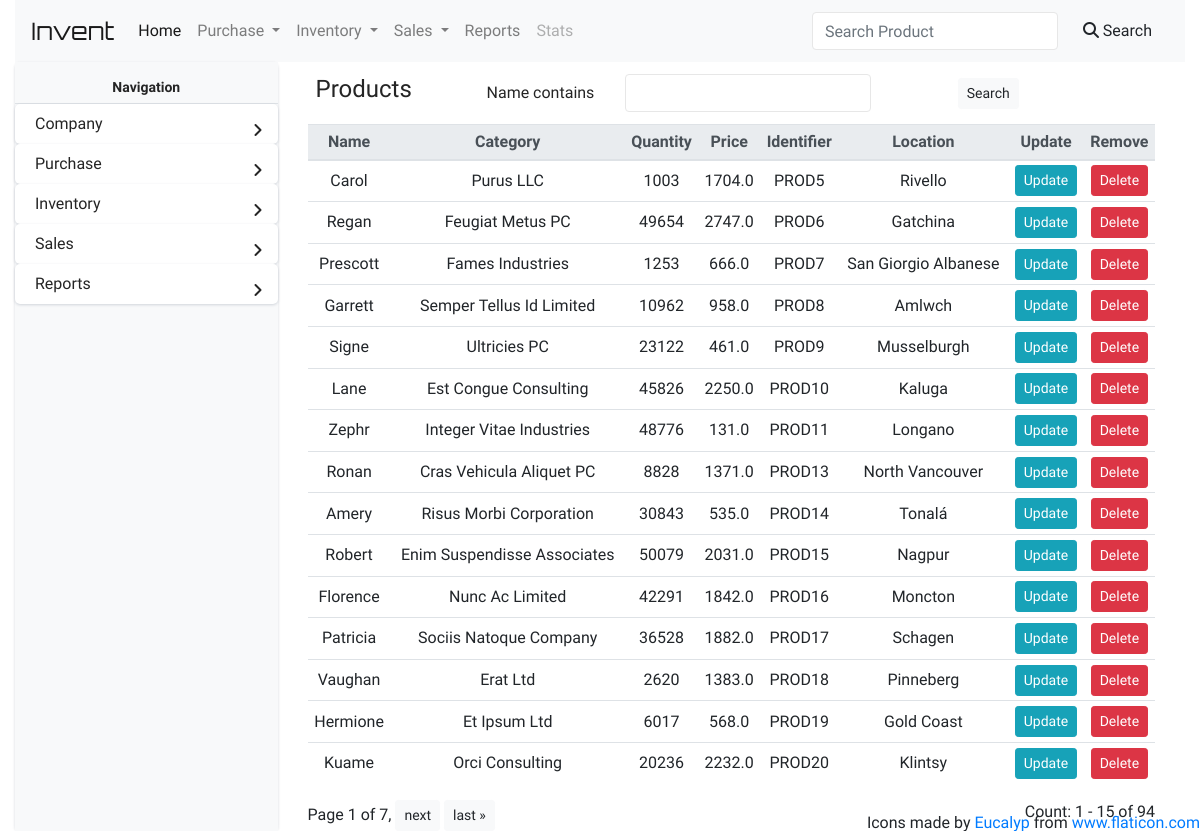
/products/, run on an earlier commit of the app's database.
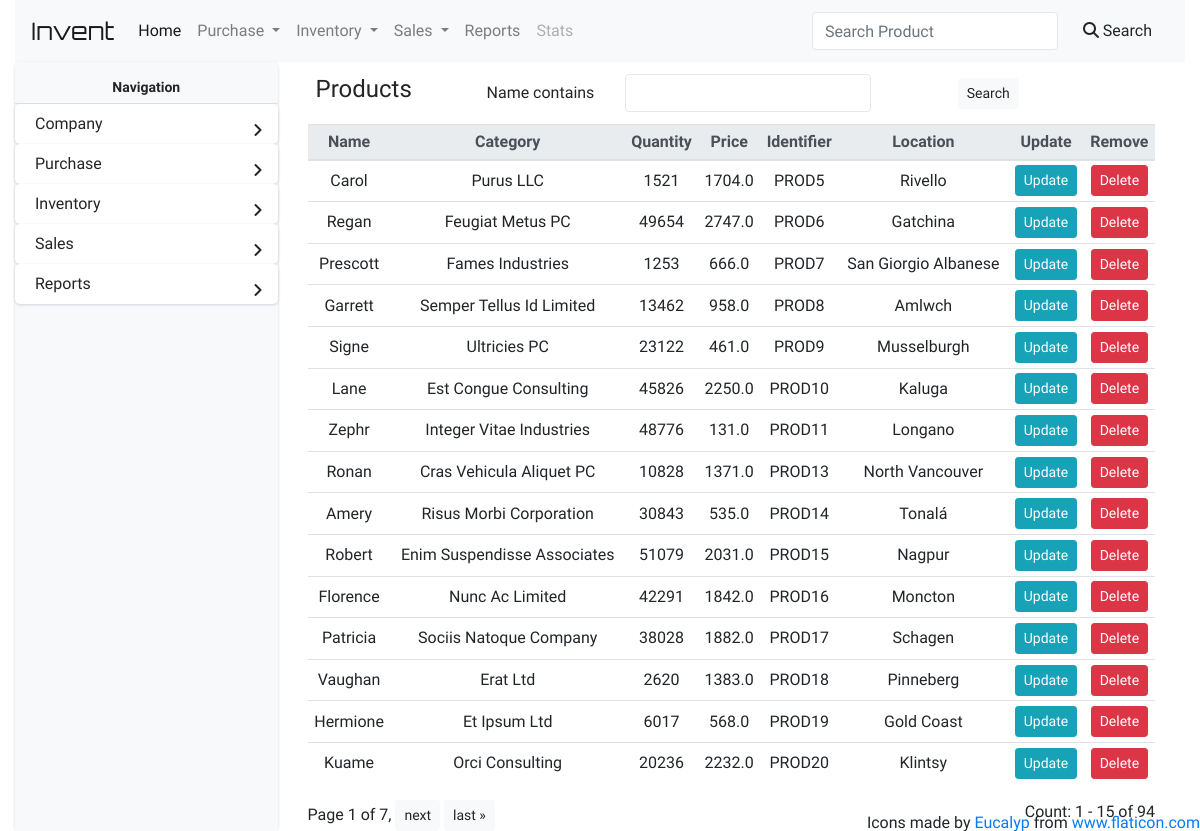
And on a later commit of the database.
### InvManage/models.py (models this page shows, shortened)
class Product(models.Model):
    name = models.CharField(max_length=100)
    category = models.CharField(max_length=100)
    item_type = models.CharField(max_length=100)
    description = models.TextField(null=True, blank=True)
    price = models.FloatField(null=True,blank=True)
    quantity = models.IntegerField(default=0,null=True)
    identifier = models.CharField(max_length=30,blank=False, null=True)
    location = models.CharField(max_length=100,blank=False, null=True)
    length = models.FloatField(null=True,blank=True)
    width = models.FloatField(null=True,blank=True)
    height = models.FloatField(null=True,blank=True)
    weight = models.FloatField(null=True,blank=True)
    discount = models.IntegerField(default=0)
    barcode = models.CharField(max_length=100,null=True,blank=True)
    expiry = models.DateTimeField(null=True, blank=True)
    image = models.ImageField(blank=True,upload_to='images/')

### InvManage/views.py (the view)
# urls.py: path('products/',display_products_view, name='products'),
def display_products_view(request):
	if request.method == 'GET':
		products = Product.objects.all()
		myFilter = ProductFilter(request.GET, queryset=products)
		products = myFilter.qs
		number_of_products = len(products)
		paginator = Paginator(products,15)
		page_number = request.GET.get('page')
		page_obj = paginator.get_page(page_number)
		return render(request, 'display/products.html',{'page_obj':page_obj,'myFilter':myFilter, 'n_prod': number_of_products})

### InvManage/templatetags/template_helpers.py (called while the page is built)
@register.simple_tag
def relative_url(value, field_name, urlencode=None):
    url = '?{}={}'.format(field_name, value)
    if urlencode:
        querystring = urlencode.split('&')
        filtered_querystring = filter(lambda p: p.split('=')[0] != field_name, querystring)
        encoded_querystring = '&'.join(filtered_querystring)
        url = '{}&{}'.format(url, encoded_querystring)
    return url

### InvManage/templates/display/products.html (shortened to what this page needs)
{% extends 'base.html' %}
{% load template_helpers %}
{% block title %}
  <div class="m-2">
    <div class="d-flex align-items-center row">
        <div class="">
          <h2 class="col-sm-6 mr-auto label-head">Products</h2>
        </div>
        <div class="col-sm-10">
          <form class="form-inline" id="productsFilterForm" action="" method="GET">
              <div class="col-sm-9">
              {% for field in myFilter.form %}
                <div class="form-group form-row m-1">
                    <div class="col-sm-4">
                        <label>{{ field.label }}</label>
                    </div>
                    <div class="col-sm-8">
                        {{ field }}
                    </div>
                </div>
              </div>
                {% endfor %}
                  <button class="btn btn-sm btn-light" type="submit">Search</button>
          </form>
        </div>
    </div>
  </div>
{% endblock title %}
{% block contents %}
    <table class="table table-sm">
        <thead class="thead-light">
        <tr>
            <th scope="col">Name</th>
            <th scope="col">Category</th>
            <th scope="col">Quantity</th>
            <th scope="col">Price</th>
            <th scope="col">Identifier</th>
            <th scope="col">Location</th>
            <th scope="col">Update</th>
            <th scope="col">Remove</th>
        </tr>
        </thead>
        <tbody>
            {% for product in page_obj %}
            <tr>
                <td class="product_name">{{ product.name }}</td>
                <td>{{ product.category }}</td>
                <td>{{ product.quantity }}</td>
                <td>{{ product.price }}</td>
                <td>{{ product.identifier }}</td>
                <td>{{ product.location }}</td>
                <td><a href="{% url 'update_product' product.id %}" class="btn btn-sm btn-info">Update</a></td>
                <td><a href="" class="btn btn-sm btn-danger" data-toggle="modal" data-target="#delModal" data-del_url="{% url 'delete_product' product.id %}" data-prod_name="{{ product.name }}" data-prod_id="{{ product.id }}">Delete</a></td>
            </tr>
            {% endfor %}
        </tbody>
    </table>
    <div class="d-flex">
      <div class="pagination mr-auto">
        <span class="step-links">
          <span class="current">
            Page {{ page_obj.number }} of {{ page_obj.paginator.num_pages }},
          </span>
          {% if page_obj.has_next %}
            <a class="btn btn-light btn-sm" href="{% relative_url page_obj.next_page_number 'page' request.GET.urlencode %}">next</a>
            <a class="btn btn-light btn-sm" href="{% relative_url page_obj.paginator.num_pages 'page' request.GET.urlencode %}">last &raquo;</a>
          {% endif %}
        </span>
      </div>
      <div>
        Count: {{ page_obj.start_index }} - {{ page_obj.end_index }} of {{ n_prod }}
      </div>
    </div>
{% endblock %}

What changed in the data, as far as the page shows it:
changed Product "Carol": quantity "1003" → "1521"
changed Product "Garrett": quantity "10962" → "13462"
changed Product "Ronan": quantity "8828" → "10828"
changed Product "Robert": quantity "50079" → "51079"
changed Product "Patricia": quantity "36528" → "38028"
